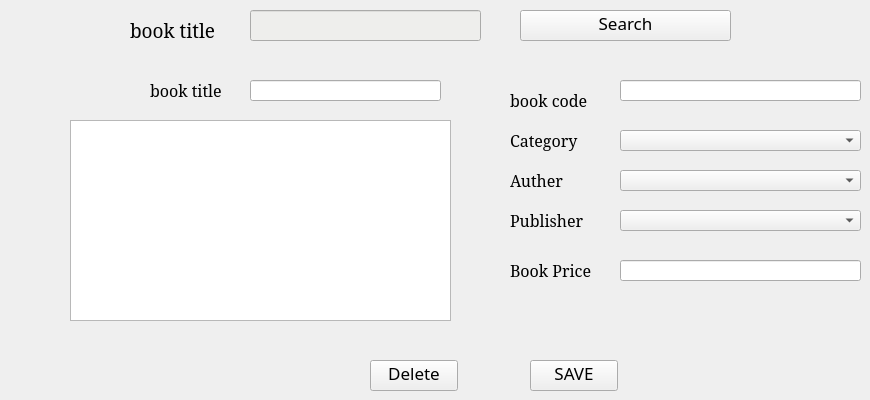
      <widget class="QWidget" name="tab_6">
       <attribute name="title">
        <string>Edit or Delete a Book</string>
       </attribute>
       <widget class="QTextEdit" name="textEdit_3">
        <property name="geometry">
         <rect>
          <x>70</x>
          <y>120</y>
          <width>381</width>
          <height>201</height>
         </rect>
        </property>
       </widget>
       <widget class="QComboBox" name="comboBox_9">
        <property name="geometry">
         <rect>
          <x>620</x>
          <y>130</y>
          <width>241</width>
          <height>21</height>
         </rect>
        </property>
       </widget>
       <widget class="QComboBox" name="comboBox_10">
        <property name="geometry">
         <rect>
          <x>620</x>
          <y>170</y>
          <width>241</width>
          <height>21</height>
         </rect>
        </property>
       </widget>
       <widget class="QComboBox" name="comboBox_11">
        <property name="geometry">
         <rect>
          <x>620</x>
          <y>210</y>
          <width>241</width>
          <height>21</height>
         </rect>
        </property>
       </widget>
       <widget class="QPushButton" name="pushButton_8">
        <property name="geometry">
         <rect>
          <x>530</x>
          <y>360</y>
          <width>88</width>
          <height>31</height>
         </rect>
        </property>
        <property name="font">
         <font>
          <family>Noto Serif Thai</family>
          <pointsize>13</pointsize>
         </font>
        </property>
        <property name="text">
         <string>SAVE</string>
        </property>
       </widget>
       <widget class="QLineEdit" name="lineEdit_7">
        <property name="geometry">
         <rect>
          <x>620</x>
          <y>80</y>
          <width>241</width>
          <height>21</height>
         </rect>
        </property>
        <property name="styleSheet">
         <string notr="true">&lt;?xml version=&quot;1.0&quot; encoding=&quot;UTF-8&quot;?&gt;
&lt;ui version=&quot;4.0&quot;&gt;
 &lt;widget name=&quot;__qt_fake_top_level&quot;&gt;
  &lt;widget class=&quot;QLineEdit&quot; name=&quot;lineEdit_36&quot;&gt;
   &lt;property name=&quot;geometry&quot;&gt;
    &lt;rect&gt;
     &lt;x&gt;330&lt;/x&gt;
     &lt;y&gt;100&lt;/y&gt;
     &lt;width&gt;221&lt;/width&gt;
     &lt;height&gt;33&lt;/height&gt;
    &lt;/rect&gt;
   &lt;/property&gt;
   &lt;property name=&quot;styleSheet&quot;&gt;
    &lt;string notr=&quot;true&quot;&gt;background-color: rgb(243, 243, 243);&lt;/string&gt;
   &lt;/property&gt;
  &lt;/widget&gt;
 &lt;/widget&gt;
 &lt;resources/&gt;
&lt;/ui&gt;
</string>
        </property>
       </widget>
       <widget class="QLabel" name="label_15">
        <property name="geometry">
         <rect>
          <x>150</x>
          <y>80</y>
          <width>81</width>
          <height>20</height>
         </rect>
        </property>
        <property name="font">
         <font>
          <family>Serif</family>
          <pointsize>12</pointsize>
         </font>
        </property>
        <property name="text">
         <string>book title</string>
        </property>
       </widget>
       <widget class="QLabel" name="label_16">
        <property name="geometry">
         <rect>
          <x>510</x>
          <y>90</y>
          <width>88</width>
          <height>20</height>
         </rect>
        </property>
        <property name="font">
         <font>
          <family>Serif</family>
          <pointsize>12</pointsize>
         </font>
        </property>
        <property name="text">
         <string>book code</string>
        </property>
       </widget>
       <widget class="QLabel" name="label_17">
        <property name="geometry">
         <rect>
          <x>510</x>
          <y>130</y>
          <width>81</width>
          <height>21</height>
         </rect>
        </property>
        <property name="font">
         <font>
          <family>Serif</family>
          <pointsize>12</pointsize>
         </font>
        </property>
        <property name="text">
         <string>Category</string>
        </property>
       </widget>
       <widget class="QLineEdit" name="lineEdit_8">
        <property name="geometry">
         <rect>
          <x>620</x>
          <y>260</y>
          <width>241</width>
          <height>21</height>
         </rect>
        </property>
        <property name="styleSheet">
         <string notr="true">&lt;?xml version=&quot;1.0&quot; encoding=&quot;UTF-8&quot;?&gt;
&lt;ui version=&quot;4.0&quot;&gt;
 &lt;widget name=&quot;__qt_fake_top_level&quot;&gt;
  &lt;widget class=&quot;QLineEdit&quot; name=&quot;lineEdit_36&quot;&gt;
   &lt;property name=&quot;geometry&quot;&gt;
    &lt;rect&gt;
     &lt;x&gt;330&lt;/x&gt;
     &lt;y&gt;100&lt;/y&gt;
     &lt;width&gt;221&lt;/width&gt;
     &lt;height&gt;33&lt;/height&gt;
    &lt;/rect&gt;
   &lt;/property&gt;
   &lt;property name=&quot;styleSheet&quot;&gt;
    &lt;string notr=&quot;true&quot;&gt;background-color: rgb(243, 243, 243);&lt;/string&gt;
   &lt;/property&gt;
  &lt;/widget&gt;
 &lt;/widget&gt;
 &lt;resources/&gt;
&lt;/ui&gt;
</string>
        </property>
       </widget>
       <widget class="QLineEdit" name="lineEdit_9">
        <property name="geometry">
         <rect>
          <x>250</x>
          <y>80</y>
          <width>191</width>
          <height>21</height>
         </rect>
        </property>
        <property name="styleSheet">
         <string notr="true">&lt;?xml version=&quot;1.0&quot; encoding=&quot;UTF-8&quot;?&gt;
&lt;ui version=&quot;4.0&quot;&gt;
 &lt;widget name=&quot;__qt_fake_top_level&quot;&gt;
  &lt;widget class=&quot;QLineEdit&quot; name=&quot;lineEdit_36&quot;&gt;
   &lt;property name=&quot;geometry&quot;&gt;
    &lt;rect&gt;
     &lt;x&gt;330&lt;/x&gt;
     &lt;y&gt;100&lt;/y&gt;
     &lt;width&gt;221&lt;/width&gt;
     &lt;height&gt;33&lt;/height&gt;
    &lt;/rect&gt;
   &lt;/property&gt;
   &lt;property name=&quot;styleSheet&quot;&gt;
    &lt;string notr=&quot;true&quot;&gt;background-color: rgb(243, 243, 243);&lt;/string&gt;
   &lt;/property&gt;
  &lt;/widget&gt;
 &lt;/widget&gt;
 &lt;resources/&gt;
&lt;/ui&gt;
</string>
        </property>
       </widget>
       <widget class="QLabel" name="label_18">
        <property name="geometry">
         <rect>
          <x>510</x>
          <y>170</y>
          <width>61</width>
          <height>21</height>
         </rect>
        </property>
        <property name="font">
         <font>
          <family>Serif</family>
          <pointsize>12</pointsize>
         </font>
        </property>
        <property name="text">
         <string>Auther</string>
        </property>
       </widget>
       <widget class="QLabel" name="label_19">
        <property name="geometry">
         <rect>
          <x>510</x>
          <y>210</y>
          <width>81</width>
          <height>21</height>
         </rect>
        </property>
        <property name="font">
         <font>
          <family>Serif</family>
          <pointsize>12</pointsize>
         </font>
        </property>
        <property name="text">
         <string>Publisher</string>
        </property>
       </widget>
       <widget class="QLabel" name="label_20">
        <property name="geometry">
         <rect>
          <x>510</x>
          <y>260</y>
          <width>91</width>
          <height>21</height>
         </rect>
        </property>
        <property name="font">
         <font>
          <family>Serif</family>
          <pointsize>12</pointsize>
         </font>
        </property>
        <property name="text">
         <string>Book Price</string>
        </property>
       </widget>
       <widget class="QPushButton" name="pushButton_9">
        <property name="geometry">
         <rect>
          <x>370</x>
          <y>360</y>
          <width>88</width>
          <height>31</height>
         </rect>
        </property>
        <property name="font">
         <font>
          <family>Noto Serif Thai</family>
          <pointsize>13</pointsize>
         </font>
        </property>
        <property name="text">
         <string>Delete</string>
        </property>
       </widget>
       <widget class="QLabel" name="label_21">
        <property name="geometry">
         <rect>
          <x>130</x>
          <y>20</y>
          <width>101</width>
          <height>20</height>
         </rect>
        </property>
        <property name="font">
         <font>
          <family>Serif</family>
          <pointsize>14</pointsize>
         </font>
        </property>
        <property name="text">
         <string>book title</string>
        </property>
       </widget>
       <widget class="QLineEdit" name="lineEdit_10">
        <property name="geometry">
         <rect>
          <x>250</x>
          <y>10</y>
          <width>231</width>
          <height>31</height>
         </rect>
        </property>
        <property name="styleSheet">
         <string notr="true">background-color: rgb(238, 238, 236);</string>
        </property>
       </widget>
       <widget class="QPushButton" name="pushButton_10">
        <property name="geometry">
         <rect>
          <x>520</x>
          <y>10</y>
          <width>211</width>
          <height>31</height>
         </rect>
        </property>
        <property name="font">
         <font>
          <family>Noto Serif Thai</family>
          <pointsize>13</pointsize>
         </font>
        </property>
        <property name="text">
         <string>Search</string>
        </property>
       </widget>
      </widget>
